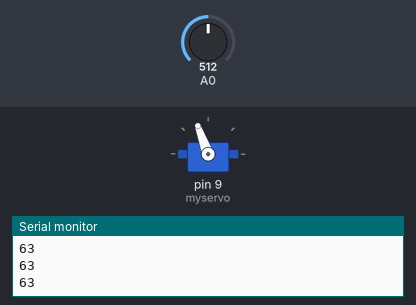
Bench run of a sketch on a simulated Arduino Uno, built with avr-gcc and run on an emulated ATmega328P. Shown: servo, the last lines printed to the serial monitor. The test bench sets the inputs (shaded band); at power-on: A0 = 512.

Above: at 1.2 s.
1.3 s: A0 set to 542
2.8 s: A0 set to 576
At 3.7 s:
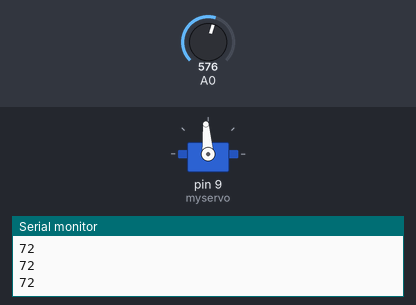
4.3 s: A0 set to 550
At 5.2 s:
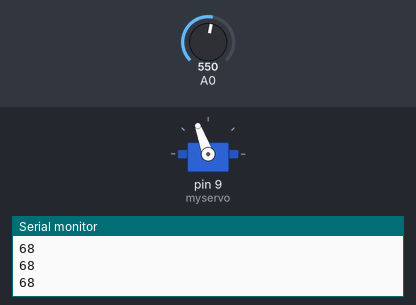
5.8 s: A0 set to 570
At 6.1 s:
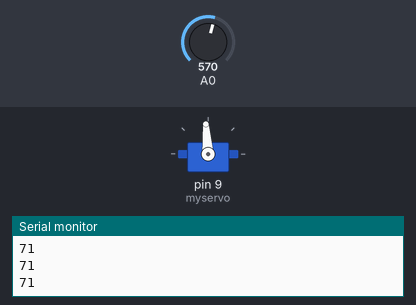
Timing chart, 0 to 8.3 s (numbered marks = the images above; inputs shaded):
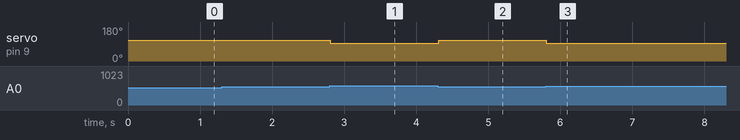

Measured:
- the behaviour switches between 559 and 560 on A0 (found by bisection; images 0 and 1)
- after the input at 2.8 s, servo on pin 9 (myservo): 110° → 94° at once
- after the input at 4.3 s, servo on pin 9 (myservo): 94° → 110° at once
- after the input at 5.8 s, servo on pin 9 (myservo): 110° → 94° at once

The sketch:

InmoovArmMovement.ino
```cpp
#include <Servo.h>

Servo myservo;  // create servo object to control a servo
// twelve servo objects can be created on most boards


double angleInput=20; //user input (20 degrees to 70 degrees)


int maxValue = 560;   //maximum resistance value from the potentiometer (arm)
int minValue = 201;   //minimum resisitance value from the potentiometer (arm)
double minDegree = 20;  // the degree of the arm when it's not stretched
double maxDegree = 70;  // the degree of the arm when it's stretched out completely
int curDegree; //current position of the arm in terms of degrees

int pause = 94;  // the value when the servo speed is zero

bool reached = false; //checks if the servo has reached the input position
void setup() {
  Serial.begin(9600);
  myservo.attach(9);  // attaches the servo on pin 9 to the servo object
}

//takes the current position and the position that the arm should move to as input/parameter (must be in terms of degrees)
//The arm moves at a faster speed if it is further away from the position given by the user input, and it moves at a slower speed when it is about to reach the intended location.
void speedup(int curDegree, int angleInput){
  int difference = abs(curDegree - angleInput);
  if (curDegree > angleInput){ //upward direction
    if (difference > 5){
      myservo.write(110); // faster speed
    }
    else{
      myservo.write(100); // slower speed
    }
  }
  else if (curDegree < angleInput){  //downward direction
    if (difference > 5){
      myservo.write(78); // faster speed
    }
    else{
      myservo.write(88);  // slower speed
    }
  }
}

void loop() {

  if (!reached){
    int val = analogRead(A0);
    curDegree = map(val, minValue, maxValue, minDegree, maxDegree);

    Serial.println(curDegree);
    if (curDegree >= maxDegree){
        //pause
        myservo.write(pause);
    }
    else if (curDegree <= minDegree){
        myservo.write(pause);
    }
    else if (abs(curDegree - angleInput) <= 3){
        //pause after reaching the intended location
        reached = true;
        myservo.write(pause);

    }
    else{
        speedup(curDegree, angleInput);
    }
  }

  delay(15);                       // waits 15ms for the servo to reach the position

  // minimum degree is 20
  // maximum degree is 70

  //94 ia speed 0. Greater than 94 results in degree increase; direction of 90 degrees.
  //560 being default position. 201 being 90 degrees.
}
```
